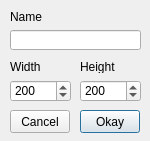
<?xml version="1.0" encoding="UTF-8"?>
<ui version="4.0">
 <class>DLG_SetCanvasSettings</class>
 <widget class="QDialog" name="DLG_SetCanvasSettings">
  <property name="windowModality">
   <enum>Qt::NonModal</enum>
  </property>
  <property name="geometry">
   <rect>
    <x>0</x>
    <y>0</y>
    <width>150</width>
    <height>141</height>
   </rect>
  </property>
  <property name="windowTitle">
   <string>Settings</string>
  </property>
  <widget class="QLabel" name="lbl_height">
   <property name="geometry">
    <rect>
     <x>80</x>
     <y>60</y>
     <width>47</width>
     <height>13</height>
    </rect>
   </property>
   <property name="text">
    <string>Height</string>
   </property>
  </widget>
  <widget class="QPushButton" name="btn_okay">
   <property name="geometry">
    <rect>
     <x>80</x>
     <y>110</y>
     <width>60</width>
     <height>23</height>
    </rect>
   </property>
   <property name="text">
    <string>Okay</string>
   </property>
  </widget>
  <widget class="QLabel" name="lbl_width">
   <property name="geometry">
    <rect>
     <x>10</x>
     <y>60</y>
     <width>47</width>
     <height>13</height>
    </rect>
   </property>
   <property name="text">
    <string>Width</string>
   </property>
  </widget>
  <widget class="QSpinBox" name="spinBox_width">
   <property name="geometry">
    <rect>
     <x>10</x>
     <y>80</y>
     <width>61</width>
     <height>22</height>
    </rect>
   </property>
   <property name="minimum">
    <number>2</number>
   </property>
   <property name="maximum">
    <number>8192</number>
   </property>
   <property name="value">
    <number>200</number>
   </property>
  </widget>
  <widget class="QSpinBox" name="spinBox_height">
   <property name="geometry">
    <rect>
     <x>80</x>
     <y>80</y>
     <width>61</width>
     <height>22</height>
    </rect>
   </property>
   <property name="minimum">
    <number>2</number>
   </property>
   <property name="maximum">
    <number>8192</number>
   </property>
   <property name="value">
    <number>200</number>
   </property>
  </widget>
  <widget class="QLineEdit" name="textEdit_name">
   <property name="geometry">
    <rect>
     <x>10</x>
     <y>30</y>
     <width>131</width>
     <height>20</height>
    </rect>
   </property>
  </widget>
  <widget class="QLabel" name="lbl_name">
   <property name="geometry">
    <rect>
     <x>10</x>
     <y>10</y>
     <width>47</width>
     <height>13</height>
    </rect>
   </property>
   <property name="text">
    <string>Name</string>
   </property>
  </widget>
  <widget class="QPushButton" name="btn_cancel">
   <property name="geometry">
    <rect>
     <x>10</x>
     <y>110</y>
     <width>60</width>
     <height>23</height>
    </rect>
   </property>
   <property name="text">
    <string>Cancel</string>
   </property>
  </widget>
 </widget>
 <resources/>
 <connections/>
</ui>
